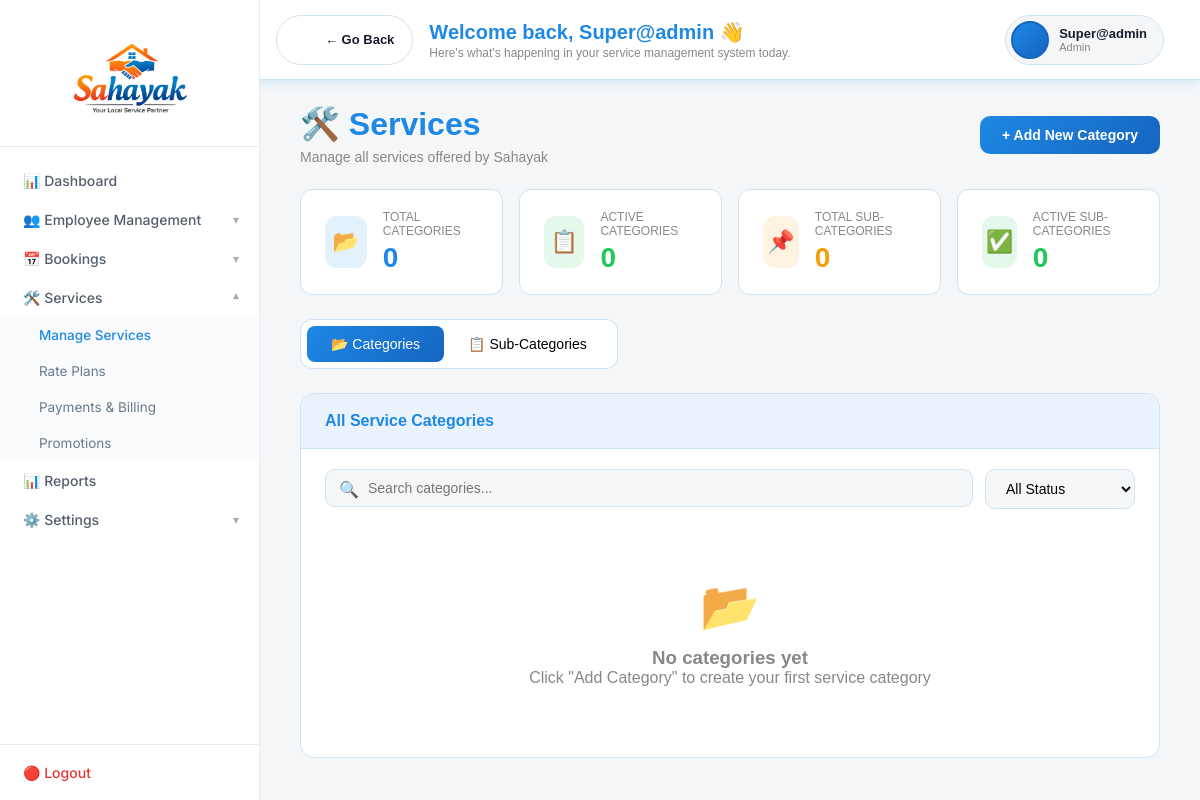
/services/ (signed in), run on the app's committed database.
### accounts/models.py (models this page shows)
class CustomUser(AbstractUser):
    ROLE_CHOICES = (
        ('admin', 'Admin'),
        ('manager', 'Manager'),
        ('staff',            'Staff'),
        ('corporate_partner', 'Corporate Partner'),
        ('solo_partner',      'Solo Partner'),
    )
    role = models.CharField(max_length=20, choices=ROLE_CHOICES)

### dashboard/views.py (the view, shortened to what this page needs)
# urls.py: path('services/', views.services, name='services'),
@login_required
def services(request):
    categories = Category.objects.all().order_by('name')
    subcategories = SubCategory.objects.select_related('category').all().order_by('category__name', 'name')
    context = {
        'categories': categories,
        'subcategories': subcategories,
        'total_categories': categories.count(),
        'total_subcategories': subcategories.count(),
        'active_categories': categories.filter(is_active=True).count(),
        'active_subcategories': subcategories.filter(is_active=True).count(),
    }
    return render(request, 'dashboard/services.html', context)

### templates/dashboard/services.html (shortened to what this page needs)
{% extends 'layout/base.html' %}
{% block content %}
{% include 'layout/topbar.html' %}
<div class="page-header">
    <div>
        <h1>🛠️ Services</h1>
        <p>Manage all services offered by Sahayak</p>
    </div>
    <button class="btn-add"
            id="btn-add-category"
            onclick="openModal()"
            style="display:block;">
        + Add New Category
    </button>
</div>
<div class="stats-row">
    <div class="stat-card">
        <div class="stat-icon blue">📂</div>
        <div>
            <div class="stat-label">Total Categories</div>
            <div class="stat-value blue">{{ total_categories }}</div>
        </div>
    </div>
    <div class="stat-card">
        <div class="stat-icon green">📋</div>
        <div>
            <div class="stat-label">Active Categories</div>
            <div class="stat-value green">{{ active_categories }}</div>
        </div>
    </div>
    <div class="stat-card">
        <div class="stat-icon yellow">📌</div>
        <div>
            <div class="stat-label">Total Sub-Categories</div>
            <div class="stat-value yellow">{{ total_subcategories }}</div>
        </div>
    </div>
    <div class="stat-card">
        <div class="stat-icon green">✅</div>
        <div>
            <div class="stat-label">Active Sub-Categories</div>
            <div class="stat-value green">{{ active_subcategories }}</div>
        </div>
    </div>
</div>
<div class="tab-wrapper">
    <button class="tab-btn active" onclick="switchTab('categories', event)">📂 Categories</button>
    <button class="tab-btn" onclick="switchTab('subcategories', event)">📋 Sub-Categories</button>
</div>
<div class="tab-content active" id="tab-categories">
    <div class="card">
        <div class="card-header">
            <h3>All Service Categories</h3>
        </div>
        <div class="card-body">
            <div class="filter-bar">
                <div class="search-wrapper">
                    <span class="search-icon">🔍</span>
                    <input type="text" class="search-input" id="categorySearch" placeholder="Search categories..." onkeyup="filterCategories(this.value)">
                </div>
                <select class="filter-select" id="categoryStatusFilter" onchange="filterCategoriesByStatus(this.value)">
                    <option value="">All Status</option>
                </select>
            </div>
            <div class="service-grid" id="categoriesGrid">
                {% for category in categories %}
                <div class="service-card" data-status="{% if category.is_active %}active{% else %}inactive{% endif %}" data-name="{{ category.name|lower }}">
                    <div class="service-emoji">{{ category.icon|default:"📂" }}</div>
                    <div class="service-name">{{ category.name }}</div>
                    {% if category.is_active %}
                        <span class="badge badge-active">✅ Active</span>
                    {% else %}
                        <span class="badge badge-inactive">❌ Inactive</span>
                    {% endif %}
                    <div class="service-meta">
                        📋 {{ category.sub_categories.count }} sub-categories
                    </div>
                    <div class="service-actions">
                        <a href="{% url 'subcategories' category.id %}" class="btn btn-view">View Details</a>
                        <a href="{% url 'toggle_category' category.id %}" class="btn btn-toggle">
                            {% if category.is_active %}Disable{% else %}Enable{% endif %}
                        </a>
                        <a href="{% url 'delete_category' category.id %}" class="btn btn-delete" onclick="return confirm('Delete {{ category.name }}? This will also delete all its sub-categories.')">Delete</a>
                    </div>
                </div>
                {% empty %}
                <div class="empty-state">
                    <div style="font-size: 48px; margin-bottom: 12px;">📂</div>
                    <h3>No categories yet</h3>
                    <p>Click "Add Category" to create your first service category</p>
                </div>
                {% endfor %}
            </div>
        </div>
    </div>
</div>
{% endblock %}

### templates/layout/topbar.html (shortened to what this page needs)
{% load static %}
<div class="topbar">
    <div class="topbar-left">
        {% if not hide_back %}
        <a class="back-pill" onclick="history.back()">
            <div class="back-icon">&#8592;</div>
            <div class="back-label">← Go Back</div>
        </a>
        {% endif %}
        <div class="topbar-text">
            <div class="topbar-title">
                Welcome back, {{ request.user.first_name|default:request.user.username }} 👋
            </div>
            <div class="topbar-sub">
                Here's what's happening in your service management system today.
            </div>
        </div>
    </div>
    <div class="topbar-right">
        <div class="profile-pill" onclick="toggleDropdownMenu(event)">
            {% if request.user.profile_photo %}
                <img src="{{ request.user.profile_photo.url }}"
                     alt="Profile" class="profile-pic">
            {% else %}
                <div class="profile-initials">
                </div>
            {% endif %}
            <div class="profile-info">
                <div class="profile-name">
                    {{ request.user.get_full_name|default:request.user.username }}
                </div>
                <div class="profile-role">
                    {{ request.user.role|default:"Admin"|capfirst }}
                </div>
            </div>
        </div>
    </div>
</div>

### templates/layout/topbar.html (style rules this page uses)
.topbar { position: fixed; top: 0; left: 240px; right: 0; height: 80px; background: #ffffff; border-bottom: 1px solid #d0e3f5; display: flex; justify-content: space-between; align-items: center; padding: 0 36px; z-index: 999; box-shadow: 0 2px 12px rgba(30,136,229,0.08); }
.topbar-left { display: flex; flex-direction: row; align-items: center; gap: 16px; }
.back-pill { display: flex; align-items: center; gap: 8px; background: #ffffff; border: 1.5px solid #d0e3f5 ; border-radius: 50px; padding: 8px 18px 8px 8px; cursor: pointer; text-decoration: none; transition: all 0.2s; flex-shrink: 0; }
.back-icon { width: 32px; height: 32px; border-radius: 50%; background: rgba(255,255,255,0.25); display: flex; align-items: center; justify-content: center; color: white; font-size: 16px; font-weight: 700; flex-shrink: 0; }
.back-label { font-size: 13px; font-weight: 700; color: #1a1a2e; font-family: 'DM Sans', sans-serif; }
.topbar-text { display: flex; flex-direction: column; justify-content: center; }
.topbar-title { font-family: 'Poppins', sans-serif; font-size: 20px; font-weight: 700; color: #1e88e5; line-height: 1.2; }
.topbar-sub { font-size: 12px; color: #888; margin-top: 2px; font-family: 'DM Sans', sans-serif; }
.topbar-right { display: flex; align-items: center; gap: 16px; }
.profile-pill { display: flex; align-items: center; gap: 10px; background: #f4f6f8; border: 1.5px solid #d0e3f5; border-radius: 50px; padding: 5px 16px 5px 5px; cursor: pointer; text-decoration: none; transition: all 0.2s; position: relative; }
.profile-initials { width: 38px; height: 38px; border-radius: 50%; background: linear-gradient(135deg, #1e88e5, #1565c0); display: flex; align-items: center; justify-content: center; color: white; font-weight: 700; font-size: 14px; font-family: 'Poppins', sans-serif; flex-shrink: 0; border: 2px solid #1565c0; }
.profile-info .profile-name { font-size: 13px; font-weight: 700; color: #1a1a2e; font-family: 'DM Sans', sans-serif; line-height: 1.2; }
.profile-info .profile-role { font-size: 11px; color: #888; font-family: 'DM Sans', sans-serif; text-transform: capitalize; }

### data on the page
CustomUser: user.first_name "Super@admin", user.get_full_name "Super@admin", user.role "Admin"

### other printed values
{{ total_categories }} "0"
{{ active_categories }} "0"
{{ total_subcategories }} "0"
{{ active_subcategories }} "0"
